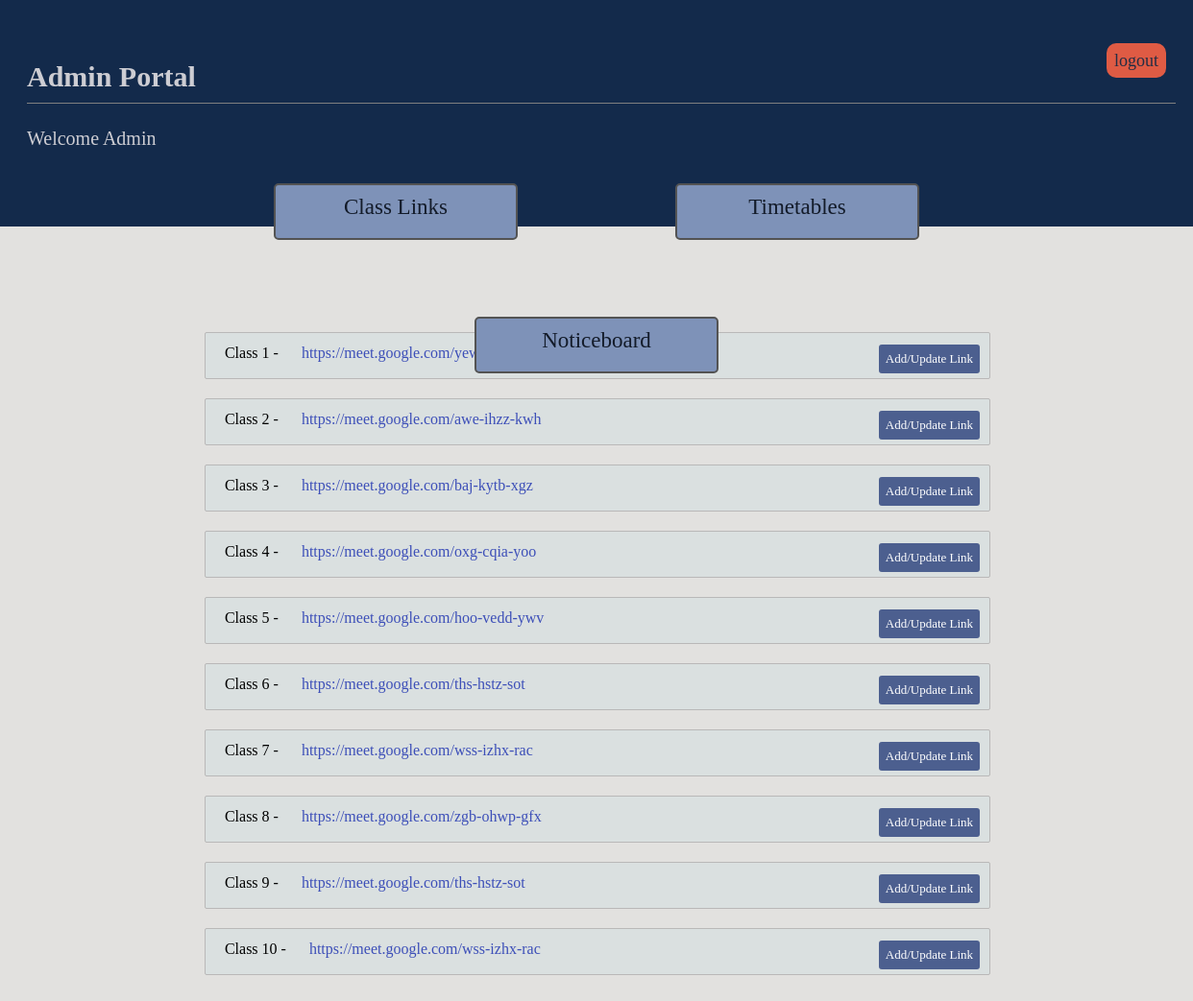
Page /Admin_Portal/home on the committed database.
### adminPortal/models.py (models this page shows, shortened)
class Link(models.Model):
    link_url = models.CharField(max_length = 1000, blank=True)
    std = models.IntegerField(unique=True)
    class Meta:
       ordering = ['std']

### adminPortal/views.py (the view)
# urls.py: path('home',views.homeView.as_view(), name='home'),
class homeView(ListView):
    model = Link
    template_name = 'admin_portal/home.html'
    queryset = Link.objects.all()
    def get_context_data(self, **kwargs):
        context = super(homeView , self).get_context_data(**kwargs)
        return context

### adminPortal/templates/admin_portal/home.html
{% extends 'admin_portal/base.html' %}
{% load static %}
{% block styles %}
<link rel="stylesheet" href="{% static 'admin_portal/css/home.css' %}" type="text/css" >
{% endblock styles %}
{% block content %}
<div class='cont'><div class='left'>Class 1 - <a href="{{ object_list.0.link_url }}">{{ object_list.0.link_url }} </a></div>
<div class='right'> </div><a href="{% url 'adminPortal:upload_link' object_list.0.id  %}" class="update">Add/Update Link</a></div>
<div class='cont'><div class='left'>Class 2 - <a href="{{ object_list.1.link_url }}">{{ object_list.1.link_url }} </a></div>
<div class='right'> </div><a href="{% url 'adminPortal:upload_link' object_list.1.id  %}" class="update">Add/Update Link</a></div>
<div class='cont'><div class='left'>Class 3 - <a href="{{ object_list.2.link_url }}">{{ object_list.2.link_url }} </a></div>
<div class='right'> </div><a href="{% url 'adminPortal:upload_link' object_list.2.id  %}" class="update">Add/Update Link</a></div>
<div class='cont'><div class='left'>Class 4 - <a href="{{ object_list.3.link_url }}">{{ object_list.3.link_url }} </a></div>
<div class='right'> </div><a href="{% url 'adminPortal:upload_link' object_list.3.id  %}" class="update">Add/Update Link</a></div>
<div class='cont'><div class='left'>Class 5 - <a href="{{ object_list.4.link_url }}">{{ object_list.4.link_url }} </a></div>
<div class='right'> </div><a href="{% url 'adminPortal:upload_link' object_list.4.id  %}" class="update">Add/Update Link</a></div>
<div class='cont'><div class='left'>Class 6 - <a href="{{ object_list.5.link_url }}">{{ object_list.5.link_url }} </a></div>
<div class='right'> </div><a href="{% url 'adminPortal:upload_link' object_list.5.id  %}" class="update">Add/Update Link</a></div>
<div class='cont'><div class='left'>Class 7 - <a href="{{ object_list.6.link_url }}">{{ object_list.6.link_url }} </a></div>
<div class='right'> </div><a href="{% url 'adminPortal:upload_link' object_list.6.id  %}" class="update">Add/Update Link</a></div>
<div class='cont'><div class='left'>Class 8 - <a href="{{ object_list.7.link_url }}">{{ object_list.7.link_url }} </a></div>
<div class='right'> </div><a href="{% url 'adminPortal:upload_link' object_list.7.id  %}" class="update">Add/Update Link</a></div>
<div class='cont'><div class='left'>Class 9 - <a href="{{ object_list.8.link_url }}">{{ object_list.8.link_url }} </a></div>
<div class='right'> </div><a href="{% url 'adminPortal:upload_link' object_list.8.id  %}" class="update">Add/Update Link</a></div>
<div class='cont'><div class='left'>Class 10 - <a href="{{ object_list.9.link_url }}">{{ object_list.9.link_url }} </a></div>
<div class='right'> </div><a href="{% url 'adminPortal:upload_link' object_list.9.id  %}" class="update">Add/Update Link</a></div>
{% endblock content %}

### adminPortal/static/admin_portal/css/base.css (style rules this page uses)
body { background-color: rgb(226, 225, 223); padding:20px; }

### adminPortal/static/admin_portal/css/home.css (style rules this page uses)
.container div.cont { width: 100%; height:35px; display:block; background-color: rgb(218, 224, 224); border-radius:2px; border: 1px solid #b9b8b8; margin-top: 20px; padding-top:12px; }
.update { float:right; margin-right:10px; padding:7px; background-color: rgb(76, 95, 143); color:white; font-size:13px; text-decoration: none; border-radius:3px; }
.cont .left { float:left; margin-left:20px; }
.left a { margin-right:15px; }
.left a { margin-left:20px; text-decoration: none; color:rgb(61, 79, 184); }

### rows in the picture
Link: link_url "https://meet.google.com/yew-tsqf-mjh"
Link: link_url "https://meet.google.com/awe-ihzz-kwh"
Link: link_url "https://meet.google.com/baj-kytb-xgz"
Link: link_url "https://meet.google.com/oxg-cqia-yoo"
Link: link_url "https://meet.google.com/hoo-vedd-ywv"
Link: link_url "https://meet.google.com/ths-hstz-sot"
Link: link_url "https://meet.google.com/wss-izhx-rac"
Link: link_url "https://meet.google.com/zgb-ohwp-gfx"
Link: link_url "https://meet.google.com/ths-hstz-sot"
Link: link_url "https://meet.google.com/wss-izhx-rac"
